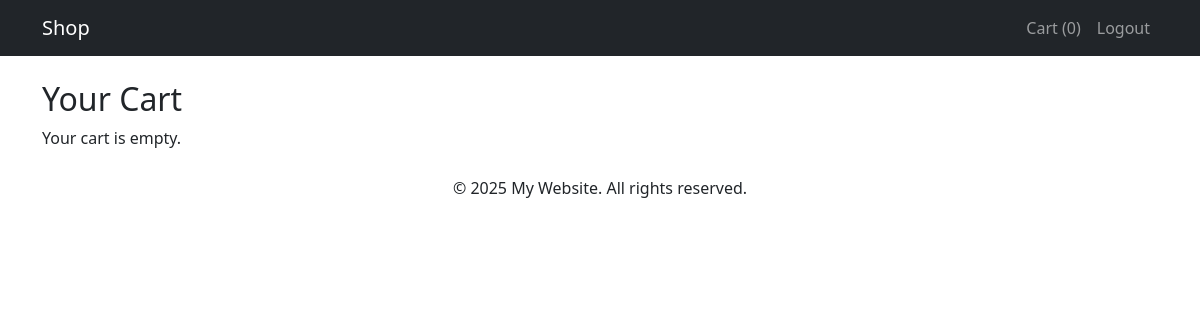
/cart (signed in), run on an earlier commit of the app's database.
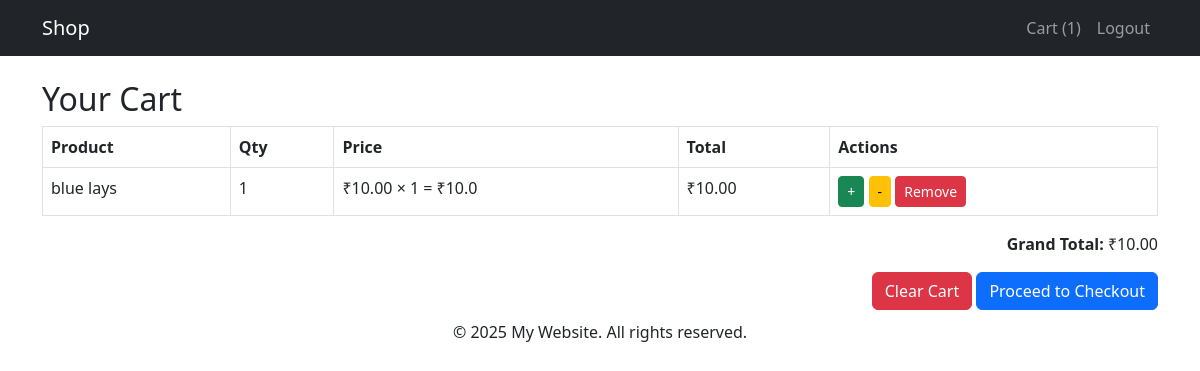
And on a later commit of the database.
### backend/models.py (models this page shows, shortened)
class Cart(models.Model):
    id = models.BigAutoField(primary_key=True)
    custom_user = models.ForeignKey(CustomUser,on_delete=models.SET_NULL,blank=True,null=True)
    product =  models.ForeignKey(Product,on_delete=models.SET_NULL,blank=True,null=True)
    qty = models.IntegerField()
    def total_price(self):
        return self.qty * self.product.price if self.product else 0
    @classmethod
    def grand_total(cls, customer_id):
        cart_items = cls.objects.filter(custom_user_id=customer_id)
        total = sum(item.total_price() for item in cart_items)
        return total
    class Meta:
        db_table = 'cart'

class Product(models.Model):
    id = models.BigAutoField(primary_key=True)
    name = models.CharField(max_length=255)
    category=models.ForeignKey(Category,null=True,blank=True,on_delete=models.SET_NULL, related_name='products')
    brand=models.ForeignKey(Brand,null=True,blank=True,on_delete=models.SET_NULL)
    price=models.DecimalField(max_digits=10,decimal_places=2,null=True,blank=True)
    qty=models.IntegerField(null=True,blank=True)
    alert_stock=models.IntegerField(null=True,blank=True)
    image_path = models.ImageField(upload_to='product',null=True,blank=True,default='no_image_available.jpg')
    class Meta:
        db_table = 'product'

### frontend/views.py (the view)
# urls.py: path('cart', cart, name='cart'),
@login_required  # Ensures the user is authenticated
def cart(request):
    user = request.user
    if user.is_authenticated:
        print(user.email)
        cart_items = Cart.objects.filter(custom_user=user)
        grand_total = Cart.grand_total(customer_id=user.id)
        data = {
            'cart_items': cart_items,  # Pass the filtered cart items to the template
            'grand_total': grand_total,
            'page_title': 'Cart',  # You can set the page title as per your requirement
            'cart_count': cart_items.count()
        }
    else:
        data = {
            'cart_items': [],  # No cart items for unauthenticated users
            'page_title': 'Cart',  # Page title remains the same
            'error_message': 'You need to log in to view your cart.'  # Optional error message
        }
    return render(request, 'frontend/cart.html', data)

### frontend/templatetags/custom_filters.py (called while the page is built)
@register.filter
def mul(value, arg):
    try:
        return float(value) * float(arg)
    except (ValueError, TypeError):
        return ''

### frontend/templates/frontend/cart.html (shortened to what this page needs)
{% extends 'frontend/layout/app.html' %}
{% load custom_filters %}
{% block content %}
<div class="container mt-4">
  <h2>Your Cart</h2>
  {% if cart_items %}
    <table class="table table-bordered">
      <thead>
        <tr>
          <th>Product</th>
          <th>Qty</th>
          <th>Price</th>
          <th>Total</th>
          <th>Actions</th>
        </tr>
      </thead>
      <tbody>
        {% for row in cart_items %}
        <tr>
          <td>{{ row.product.name }}</td>
          <td>{{ row.qty }}</td>
          <td>₹{{ row.product.price }} × {{ row.qty }} = ₹{{ row.product.price|mul:row.qty }}</td>
          <td>₹{{ row.product.price }}</td>
          <td>
            <a href="{% url 'increase_quantity' row.id %}" class="btn btn-sm btn-success">+</a>
            <a href="{% url 'decrease_quantity' row.id %}" class="btn btn-sm btn-warning">-</a>
            <a href="{% url 'remove_from_cart' row.id %}" class="btn btn-sm btn-danger">Remove</a>
          </td>
        </tr>
        {% endfor %}
      </tbody>
    </table>
    <div class="text-end">
      <p><strong>Grand Total:</strong> ₹{{ grand_total }}</p>
      <a href="{% url 'clear_cart' %}" class="btn btn-danger">Clear Cart</a>
      <a href="{% url 'proceed_to_checkout' %}" class="btn btn-primary">Proceed to Checkout</a>
    </div>
  {% else %}
    <p>Your cart is empty.</p>
  {% endif %}
</div>
{% endblock %}

What changed in the data, as far as the page shows it:
added Cart: product.name "blue lays", qty "1", product.price "10.00", product.price|mul "10.0"
Also different on the page:
{{ cart_count }}: "0" → "1"
{{ grand_total }}: (not shown) → "10.00"
text no longer shown: "Your cart is empty."
text now shown: "Product Qty Price Total Actions Grand Total: ₹ Clear Cart Proceed to Checkout"
